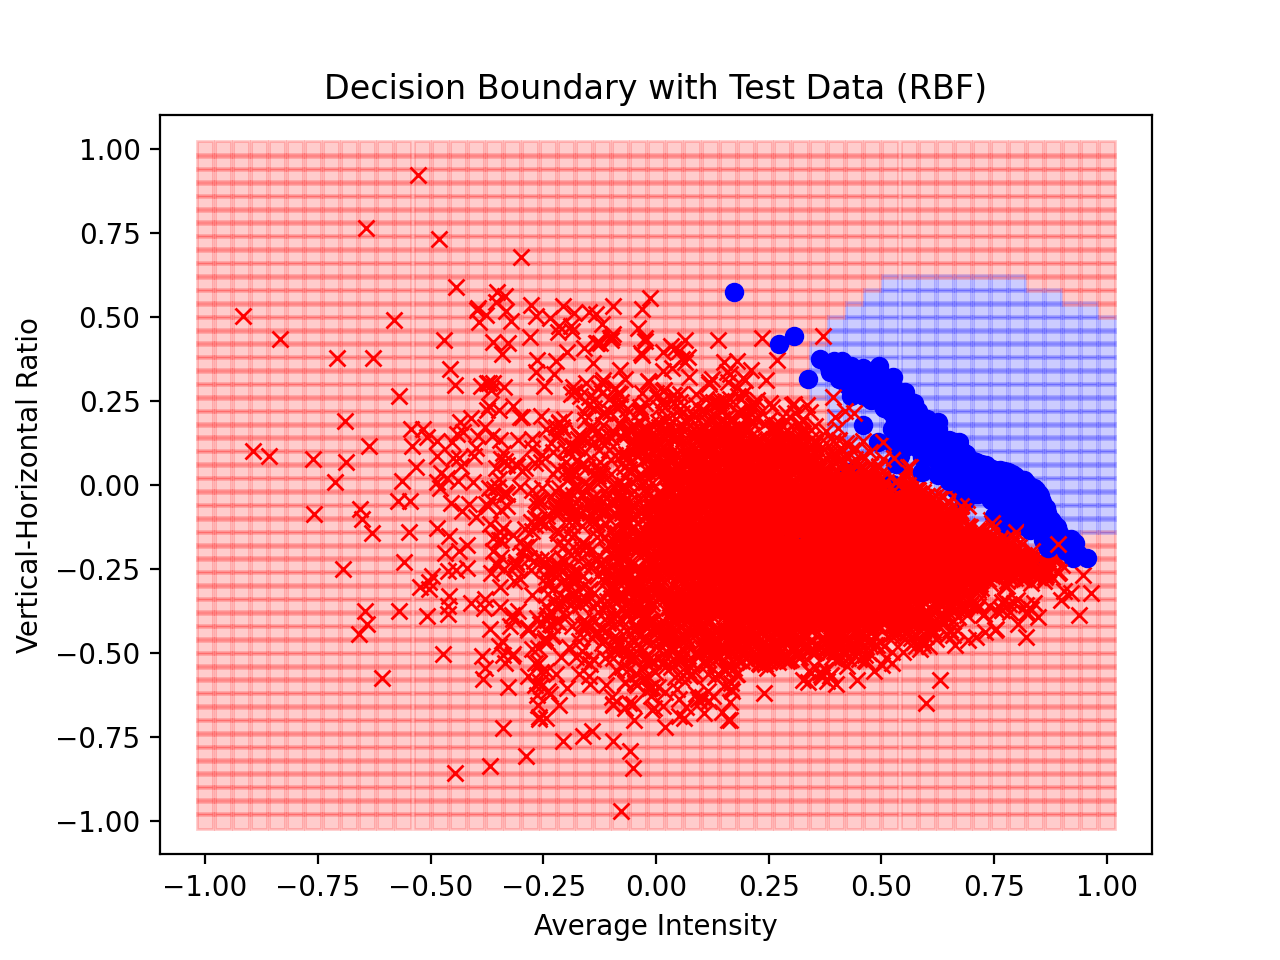

Here is the Python script that generated this plot:
import random
import matplotlib.pyplot as plt
from matplotlib import colors
import numpy as np
import math
import time

def distance(x1,x2):
	return ((x1[0]-x2[0])**2+(x1[1]-x2[1])**2)**0.5

def findFurthest(centers,X):
	furthest = -1
	dist = 0
	for i in range(len(X)):
		newDist = distance(X[centers[closestCenter(centers,X[i],X)]],X[i])
		if (newDist > dist):
			furthest = i
			dist = newDist
	return furthest

def closestCenter(centers,x,X):
	closest = -1
	dist = 0
	for i in range(len(centers)):
		newDist = distance(x,X[centers[i]])
		if (closest == -1 or newDist < dist):
			dist = newDist
			closest = i
	return closest

def gauss(z):
	return 2.718281828459**(-0.5*z**2)


def checkExists(centers,k):
	for i in range(len(centers)):
		if (centers[i] == k):
			return True
	return False

def LloydsInitial(centers,X):
	regions = list()
	for i in range(len(centers)):
		regions.append(list())
	for i in range(len(X)):
		regions[closestCenter(centers,X[i],X)].append(i)
	middle = list()
	for i in range(len(regions)):
		newmiddle = [0,0]
		for j in range(len(regions[i])):
			newmiddle[0] += X[regions[i][j]][0]
			newmiddle[1] += X[regions[i][j]][1]
		if (len(regions[i])):
			newmiddle[0] /= len(regions[i])
			newmiddle[1] /= len(regions[i])
		else:
			newmiddle[0] =  X[centers[i]][0]
			newmiddle[1] =  X[centers[i]][1]
		middle.append(newmiddle)
	return middle

def closestMiddle(middle,x):
	dist = -1
	out = 0
	# print(middle)
	for i in range(len(middle)):
		newDist = distance(middle[i],x)
		if (newDist < dist or dist == -1):
			dist = newDist
			out = i
	return out

def LLoyds(centers,X):
	middle = LloydsInitial(centers,X)
	for i in range(10):
		regions = list()
		for j in range(len(middle)):
			regions.append(list())
		for j in range(len(X)):
			regions[closestMiddle(middle,X[j])].append(j)
		# print(regions)
		middle.clear()
		for j in range(len(regions)):
			# print(len(regions[j]))
			newmiddle = [0,0]
			for k in range(len(regions[j])):
				newmiddle[0] += X[regions[j][k]][0]
				newmiddle[1] += X[regions[j][k]][1]
			newmiddle[0] /= len(regions[j])
			newmiddle[1] /= len(regions[j])
			middle.append(newmiddle)
		# print()
	return middle



def RBF(X,Y,k):
	# centers = list()
	# for i in range(k):
	# 	l = random.randrange(0,len(X))
	# 	while (checkExists(centers,l)):
	# 		l = random.randrange(0,len(X))
	# 	centers.append(l)
	centers = [random.randrange(0,len(X))]
	for i in range(k-1):
		centers.append(findFurthest(centers,X))
	# print(centers)

	middle = LLoyds(centers,X)
	# print(middle)
	# for i in range(len(middle)):
		# plt.plot(middle[i][0],middle[i][1],'kv')

	r = 0.8/(k**0.5)
	Z = list()
	for i in range(len(X)):
		z = [1]
		for j in range(len(middle)):
			# print(distance(X[i],middle[j])/r,gauss(distance(X[i],middle[j])/r))
			z.append(gauss(distance(X[i],middle[j])/r))
		Z.append(z)
	# print(Z)
	Z = np.array(Z)

	ZT = np.transpose(Z)
	ZTZ = np.dot(ZT,Z)
	ZTZ_1ZT = np.dot(np.linalg.inv(ZTZ),ZT)
	# ZTZ_1ZT = np.linalg.pinv(Z)
	w = np.dot(ZTZ_1ZT,np.array(Y))
	Ein = 0
	for i in range(len(X)):
		if (np.sign(np.dot(Z[i],w)) != Y[i]):
			Ein += 1
	Ein /= 300
	print(Ein)
	return (middle,w)

def createZ(middle,x):
	r = 0.8/(2**0.5)
	z = [1]
	for i in range(len(middle)):
		z.append(gauss(distance(x,middle[i])/r))
	return z





trainFile = open("train.txt")
trainLines = trainFile.readlines()

trainingData = list()
X = list()
Y = list()
for i in trainLines:
	data = i.split()
	# print(data)
	X.append([(float(data[1])-0.2)/0.68,(float(data[2])+0.2)/0.65])
	if (int(data[0]) == 1):
		Y.append(1)
		# plt.plot(float(data[1]),float(data[2]),'ob')
	else:
		Y.append(-1)
		# plt.plot(float(data[1]),float(data[2]),'xr')


(middle,w) = RBF(X,Y,9)

Ecv = list()
k = list()
for i in range(51):
	for j in range(51):
		x = [((i/25-1)-0.2)/0.68,((j/25-1)+0.2)/0.65]
		z = createZ(middle,x)
		if (np.dot(w,z) < 0):
			plt.plot(i/25-1,j/25-1,'sr', alpha = 0.2)
		else:
			plt.plot(i/25-1,j/25-1,'sb', alpha = 0.2)

testFile = open("test.txt")
testLines = testFile.readlines()

Etest = 0

X1 = list()
Y1 = list()
n = 0
Etest = 0
for i in testLines:
	print(n)
	n += 1
	data = i.split()
	# print(data)
	x = [(float(data[1])-0.2)/0.68,(float(data[2])+0.2)/0.65]
	y = 0
	if (int(data[0]) == 1):
		y = 1
		plt.plot(float(data[1]),float(data[2]),'ob')
	else:
		y = -1
		plt.plot(float(data[1]),float(data[2]),'xr')
	z = createZ(middle,x)
	yhat = np.dot(z,w)
	if (np.sign(yhat) != np.sign(y)):
		Etest += 1
print(Etest/n)





plt.title("Decision Boundary with Test Data (RBF)")
plt.xlabel("Average Intensity")
plt.ylabel("Vertical-Horizontal Ratio")
plt.show()
 
